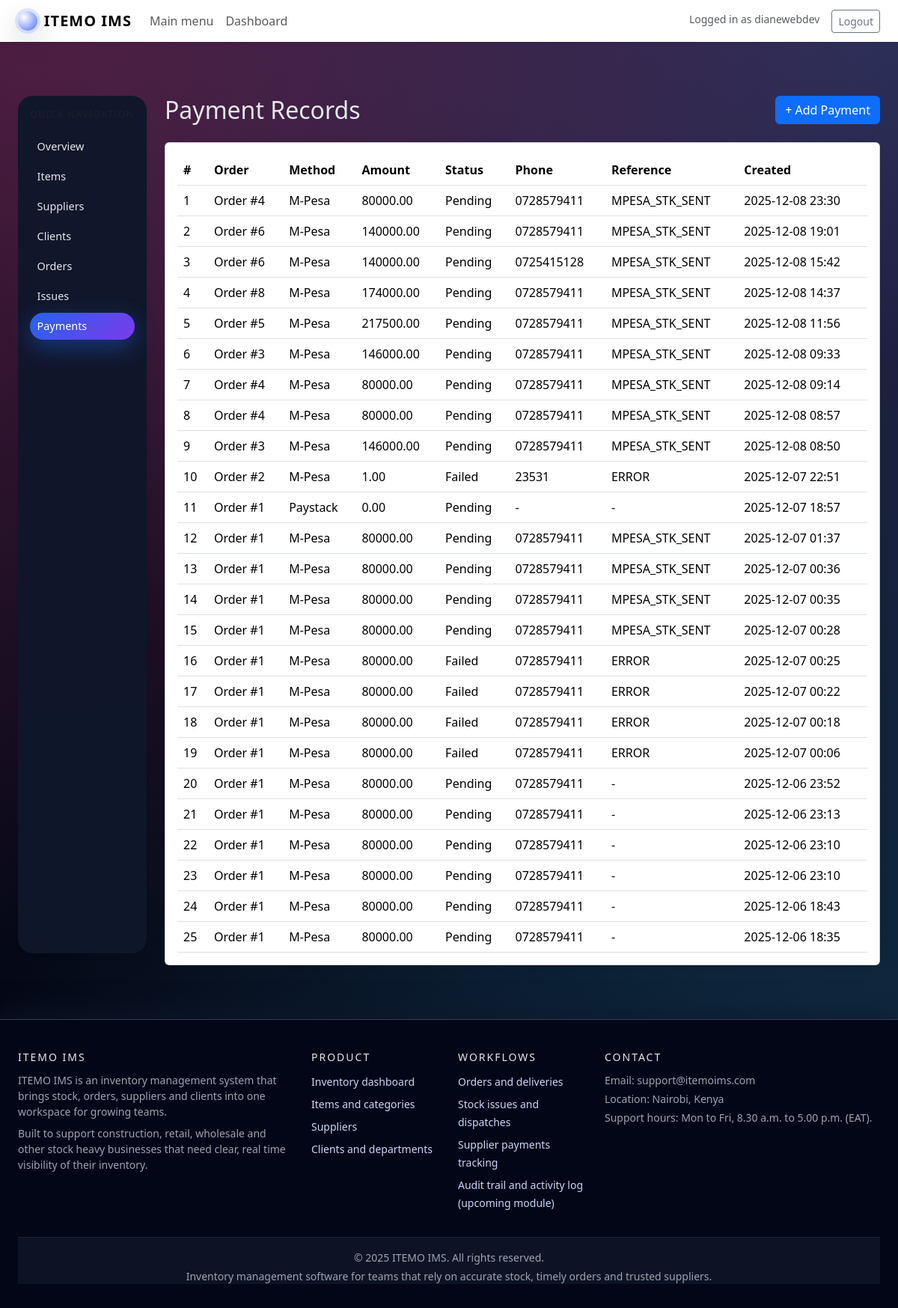
Screenshot of /store/payments/ (signed in) with the database file from the repository.
### store/models.py (models this page shows, shortened)
class PaymentRecord(models.Model):
    METHOD_CHOICES = [
        ("MPESA", "M-Pesa"),
        ("PAYPAL", "PayPal"),
        ("PAYSTACK", "Paystack"),
        ("CASH", "Cash"),
    ]
    STATUS_CHOICES = [
        ("PENDING", "Pending"),
        ("SUCCESS", "Success"),
        ("FAILED", "Failed"),
    ]
    order = models.ForeignKey(   #relationship to SupplierOrder
        "SupplierOrder",
        on_delete=models.SET_NULL,          #means if someone deletes the SupplierOrder, this payment record will stay, but its order field will be set to NULL.
        null=True,                          #means the payment can exist without being tied to an order.
        blank=True,                         #means the payment can exist without being tied to an order.
        related_name="payments",
    )
    method = models.CharField(max_length=20, choices=METHOD_CHOICES)      #Which payment method was used.
    amount = models.DecimalField(max_digits=12, decimal_places=2, default=0)
    status = models.CharField(
        max_length=20,
        choices=STATUS_CHOICES,
        default="PENDING",
    )
    phone_number = models.CharField(
        max_length=20,
        blank=True,
        help_text="Phone used for payment, for example M-Pesa number.",
    )
    reference = models.CharField(
        max_length=100,
        blank=True,
        help_text="Payment reference or transaction code.",
    )
    created_at = models.DateTimeField(auto_now_add=True, null=True, blank=True)
    class Meta:
        ordering = ["-created_at"]     #Payment records will appear from newest to oldest.

class SupplierOrder(models.Model):
    STATUS_CHOICES = [                      #variable to declare different status options for supplier orders
        ("PENDING", "Pending"),
        ("RECEIVED", "Received"),
        ("CANCELLED", "Cancelled"),
    ]
    supplier = models.ForeignKey(Supplier, on_delete=models.SET_NULL,  null=True, blank=True)             #each SupplierOrder is linked to a specific supplier, but one supplier can have multiple orders.f someone tries to delete a supplier that has orders, it sets null.
    item = models.ForeignKey(       #links each order to one Item.
        Item,
        on_delete=models.SET_NULL, null=True, blank=True)
    quantity_ordered = models.PositiveIntegerField(default=1)
    unit_price = models.DecimalField(max_digits=12, decimal_places=2, default=0)
    status = models.CharField(max_length=20, choices=STATUS_CHOICES, default="PENDING",)
    ordered_at = models.DateField(auto_now_add=True, null=True, blank=True)
    notes = models.TextField(blank=True, null=True)
    class Meta:
        ordering = ["-ordered_at"]     #Orders will be returned sorted by date in descending order.The minus sign means "newest first".

### store/views.py (the view)
# urls.py: path("payments/", views.payment_list, name="payment_list"),
@login_required
def payment_list(request):
    payments = PaymentRecord.objects.select_related("order").order_by(
        "-created_at"
    )
    return render(
        request,
        "store/payment_list.html",
        {"payments": payments},
    )

### templates/store/payment_list.html (shortened to what this page needs)
{% extends "base.html" %}
{% block content %}
<div class="d-flex justify-content-between align-items-center mb-4">
    <h2 class="mb-0">Payment Records</h2>
    <a href="{% url 'store:payment_create' %}" class="btn btn-primary">
        + Add Payment
    </a>
</div>
{% if payments %}
    <div class="card shadow-sm">
        <div class="card-body">
            <div class="table-responsive">
                <table class="table table-hover align-middle mb-0">
                    <thead>
                        <tr>
                            <th>#</th>
                            <th>Order</th>
                            <th>Method</th>
                            <th>Amount</th>
                            <th>Status</th>
                            <th>Phone</th>
                            <th>Reference</th>
                            <th>Created</th>
                        </tr>
                    </thead>
                    <tbody>
                        {% for payment in payments %}
                            <tr>
                                <td>{{ forloop.counter }}</td>
                                <td>
                                    {% if payment.order %}
                                        Order #{{ payment.order.id }}
                                    {% else %}
                                        -
                                    {% endif %}
                                </td>
                                <td>{{ payment.get_method_display }}</td>
                                <td>{{ payment.amount }}</td>
                                <td>{{ payment.get_status_display }}</td>
                                <td>{{ payment.phone_number|default:"-" }}</td>
                                <td>{{ payment.reference|default:"-" }}</td>
                                <td>{{ payment.created_at|date:"Y-m-d H:i" }}</td>
                            </tr>
                        {% endfor %}
                    </tbody>
                </table>
            </div>
        </div>
    </div>
{% else %}
    <div class="alert alert-info">
        No payment records yet. Click "Add Payment" to create one.
    </div>
{% endif %}
{% endblock %}

### templates/base.html (shortened to what this page needs)
<!DOCTYPE html>
<html lang="en">
<head>
    {% load static %}
    <link rel="stylesheet" href="{% static 'style/css/bootstrap-5.3.8-dist/css/bootstrap.min.css' %}">
    <link rel="stylesheet" href="{% static 'style/css/main.css' %}">
</head>
<body>
<nav class="navbar navbar-expand-lg navbar-light bg-white shadow-sm sticky-top">
    <div class="container-fluid px-4">
        <a class="navbar-brand brand-text" href="{% url 'landing' %}">
            <span class="brand-logo-circle"></span>
            ITEMO IMS
        </a>
        <div class="collapse navbar-collapse" id="mainNavbar">
            <ul class="navbar-nav me-auto mb-2 mb-lg-0">
                {% if not user.is_authenticated %}
                    <li class="nav-item">
                        <a class="nav-link" href="{% url 'landing' %}">Home</a>
                    </li>
                    <li class="nav-item">
                        <a class="nav-link" href="{% url 'about' %}">About</a>
                    </li>
                    <li class="nav-item">
                        <a class="nav-link" href="{% url 'faq' %}">FAQ</a>
                    </li>
                    <li class="nav-item">
                        <a class="nav-link" href="{% url 'contact' %}">Contact</a>
                    </li>
                {% else %}
                    <li class="nav-item">
                        <a class="nav-link" href="{% url 'store:main_menu' %}">Main menu</a>
                    </li>
                    <li class="nav-item">
                        <a class="nav-link" href="{% url 'store:dashboard' %}">Dashboard</a>
                    </li>
                {% endif %}
            </ul>
            <ul class="navbar-nav ms-auto mb-2 mb-lg-0">
                {% if user.is_authenticated %}
                    <li class="nav-item">
                        <span class="navbar-text me-3 small text-muted">
                            Logged in as {{ user.username }}
                        </span>
                    </li>
                    <li class="nav-item">
                        <a class="btn btn-outline-secondary btn-sm" href="{% url 'users:logout' %}">
                            Logout
                        </a>
                    </li>
                {% endif %}
            </ul>
        </div>
    </div>
</nav>
<main class="page-wrapper">
    <div class="container-fluid px-4 py-4">
        <div class="row">
            {% block sidebar %}
                {% if user.is_authenticated %}
                    <aside class="col-12 col-md-3 col-lg-2 mb-3 sidebar">
                        <div class="card border-0 shadow-sm h-100">
                            <div class="card-body p-3">
                                <div class="sidebar-header mb-3">
                                    <div class="small text-muted">Quick navigation</div>
                                </div>
                                <nav class="nav flex-column sidebar-nav">
                                    <a class="sidebar-link{% if request.resolver_match.url_name == 'dashboard' %} active{% endif %}"
                                       href="{% url 'store:dashboard' %}">
                                        Overview
                                    </a>
                                    <a class="sidebar-link{% if request.resolver_match.url_name == 'item_list' %} active{% endif %}"
                                       href="{% url 'store:item_list' %}">
                                        Items
                                    </a>
                                    <a class="sidebar-link{% if request.resolver_match.url_name == 'supplier_list' %} active{% endif %}"
                                       href="{% url 'store:supplier_list' %}">
                                        Suppliers
                                    </a>
                                    <a class="sidebar-link{% if request.resolver_match.url_name == 'client_list' %} active{% endif %}"
                                       href="{% url 'store:client_list' %}">
                                        Clients
                                    </a>
                                    <a class="sidebar-link{% if request.resolver_match.url_name == 'order_list' %} active{% endif %}"
                                       href="{% url 'store:order_list' %}">
                                        Orders
                                    </a>
                                    <a class="sidebar-link{% if request.resolver_match.url_name == 'issue_list' %} active{% endif %}"
                                       href="{% url 'store:issue_list' %}">
                                        Issues
                                    </a>
                                    <a class="sidebar-link{% if request.resolver_match.url_name == 'payment_list' %} active{% endif %}"
                                       href="{% url 'store:payment_list' %}">
                                        Payments
                                    </a>
                                </nav>
                            </div>
                        </div>
                    </aside>
                {% endif %}
            {% endblock sidebar %}
            <section class="col-12 {% if user.is_authenticated %}col-md-9 col-lg-10{% else %}col-md-12 col-lg-12{% endif %}">
                {% block content %}{% endblock %}
            </section>
        </div>
    </div>
</main>
<footer class="site-footer mt-auto">
    <div class="container-fluid px-4">
        <div class="row gy-4">
            <div class="col-md-4">
                <h6 class="footer-heading">ITEMO IMS</h6>
                <p class="small text-footer-muted mb-2">
                    ITEMO IMS is an inventory management system that brings stock, orders,
                    suppliers and clients into one workspace for growing teams.
                </p>
                <p class="small text-footer-muted mb-0">
                    Built to support construction, retail, wholesale and other stock heavy
                    businesses that need clear, real time visibility of their inventory.
                </p>
            </div>
            <div class="col-6 col-md-2 col-lg-2">
                <h6 class="footer-heading">Product</h6>
                <ul class="footer-links">
                    <li>
                        <a href="{% url 'store:dashboard' %}" class="text-decoration-none">
                            <span>Inventory dashboard</span>
                        </a>
                    </li>
                    <li>
                        <a href="{% url 'store:item_list' %}" class="text-decoration-none">
                            <span>Items and categories</span>
                        </a>
                    </li>
                    <li>
                        <a href="{% url 'store:supplier_list' %}" class="text-decoration-none">
                            <span>Suppliers</span>
                        </a>
                    </li>
                    <li>
                        <a href="{% url 'store:client_list' %}" class="text-decoration-none">
                            <span>Clients and departments</span>
                        </a>
                    </li>
                </ul>
            </div>
            <div class="col-6 col-md-2 col-lg-2">
                <h6 class="footer-heading">Workflows</h6>
                <ul class="footer-links">
                    <li>
                        <a href="{% url 'store:order_list' %}" class="text-decoration-none">
                            <span>Orders and deliveries</span>
                        </a>
                    </li>
                    <li>
                        <a href="{% url 'store:issue_list' %}" class="text-decoration-none">
                            <span>Stock issues and dispatches</span>
                        </a>
                    </li>
                    <li>
                        <a href="{% url 'store:payment_list' %}" class="text-decoration-none">
                            <span>Supplier payments tracking</span>
                        </a>
                    </li>
                    <li>
                        <span>Audit trail and activity log (upcoming module)</span>
                    </li>
                </ul>
            </div>
            <div class="col-md-4 col-lg-4">
                <h6 class="footer-heading">Contact</h6>
                <p class="small text-footer-muted mb-1">
                    Email: support@itemoims.com
                </p>
                <p class="small text-footer-muted mb-1">
                    Location: Nairobi, Kenya
                </p>
                <p class="small text-footer-muted mb-0">
                    Support hours: Mon to Fri, 8.30 a.m. to 5.00 p.m. (EAT).
                </p>
            </div>
        </div>
        <div class="footer-bottom small text-footer-muted">
            <div>© 2025 ITEMO IMS. All rights reserved.</div>
            <div class="mt-1">
                Inventory management software for teams that rely on accurate stock, timely orders and trusted suppliers.
            </div>
        </div>
    </div>
</footer>
</body>
</html>

### rows the page displays
PaymentRecord: order.id "4", method "M-Pesa", amount "80000.00", status "Pending", phone_number "0728579411", reference "MPESA_STK_SENT", created_at "2025-12-08 23:30"
PaymentRecord: order.id "6", method "M-Pesa", amount "140000.00", status "Pending", phone_number "0728579411", reference "MPESA_STK_SENT", created_at "2025-12-08 19:01"
PaymentRecord: order.id "6", method "M-Pesa", amount "140000.00", status "Pending", phone_number "0725415128", reference "MPESA_STK_SENT", created_at "2025-12-08 15:42"
PaymentRecord: order.id "8", method "M-Pesa", amount "174000.00", status "Pending", phone_number "0728579411", reference "MPESA_STK_SENT", created_at "2025-12-08 14:37"
PaymentRecord: order.id "5", method "M-Pesa", amount "217500.00", status "Pending", phone_number "0728579411", reference "MPESA_STK_SENT", created_at "2025-12-08 11:56"
PaymentRecord: order.id "3", method "M-Pesa", amount "146000.00", status "Pending", phone_number "0728579411", reference "MPESA_STK_SENT", created_at "2025-12-08 09:33"
PaymentRecord: order.id "4", method "M-Pesa", amount "80000.00", status "Pending", phone_number "0728579411", reference "MPESA_STK_SENT", created_at "2025-12-08 09:14"
PaymentRecord: order.id "4", method "M-Pesa", amount "80000.00", status "Pending", phone_number "0728579411", reference "MPESA_STK_SENT", created_at "2025-12-08 08:57"
PaymentRecord: order.id "3", method "M-Pesa", amount "146000.00", status "Pending", phone_number "0728579411", reference "MPESA_STK_SENT", created_at "2025-12-08 08:50"
PaymentRecord: order.id "2", method "M-Pesa", amount "1.00", status "Failed", phone_number "23531", reference "ERROR", created_at "2025-12-07 22:51"
PaymentRecord: order.id "1", method "Paystack", amount "0.00", status "Pending", phone_number "-", reference "-", created_at "2025-12-07 18:57"
PaymentRecord: order.id "1", method "M-Pesa", amount "80000.00", status "Pending", phone_number "0728579411", reference "MPESA_STK_SENT", created_at "2025-12-07 01:37"
PaymentRecord: order.id "1", method "M-Pesa", amount "80000.00", status "Pending", phone_number "0728579411", reference "MPESA_STK_SENT", created_at "2025-12-07 00:36"
PaymentRecord: order.id "1", method "M-Pesa", amount "80000.00", status "Pending", phone_number "0728579411", reference "MPESA_STK_SENT", created_at "2025-12-07 00:35"
PaymentRecord: order.id "1", method "M-Pesa", amount "80000.00", status "Pending", phone_number "0728579411", reference "MPESA_STK_SENT", created_at "2025-12-07 00:28"
PaymentRecord: order.id "1", method "M-Pesa", amount "80000.00", status "Failed", phone_number "0728579411", reference "ERROR", created_at "2025-12-07 00:25"
PaymentRecord: order.id "1", method "M-Pesa", amount "80000.00", status "Failed", phone_number "0728579411", reference "ERROR", created_at "2025-12-07 00:22"
PaymentRecord: order.id "1", method "M-Pesa", amount "80000.00", status "Failed", phone_number "0728579411", reference "ERROR", created_at "2025-12-07 00:18"
PaymentRecord: order.id "1", method "M-Pesa", amount "80000.00", status "Failed", phone_number "0728579411", reference "ERROR", created_at "2025-12-07 00:06"
PaymentRecord: order.id "1", method "M-Pesa", amount "80000.00", status "Pending", phone_number "0728579411", reference "-", created_at "2025-12-06 23:52"
PaymentRecord: order.id "1", method "M-Pesa", amount "80000.00", status "Pending", phone_number "0728579411", reference "-", created_at "2025-12-06 23:13"
PaymentRecord: order.id "1", method "M-Pesa", amount "80000.00", status "Pending", phone_number "0728579411", reference "-", created_at "2025-12-06 23:10"
PaymentRecord: order.id "1", method "M-Pesa", amount "80000.00", status "Pending", phone_number "0728579411", reference "-", created_at "2025-12-06 23:10"
PaymentRecord: order.id "1", method "M-Pesa", amount "80000.00", status "Pending", phone_number "0728579411", reference "-", created_at "2025-12-06 18:43"
PaymentRecord: order.id "1", method "M-Pesa", amount "80000.00", status "Pending", phone_number "0728579411", reference "-", created_at "2025-12-06 18:35"

### other values shown
{{ user.username }} "dianewebdev"
